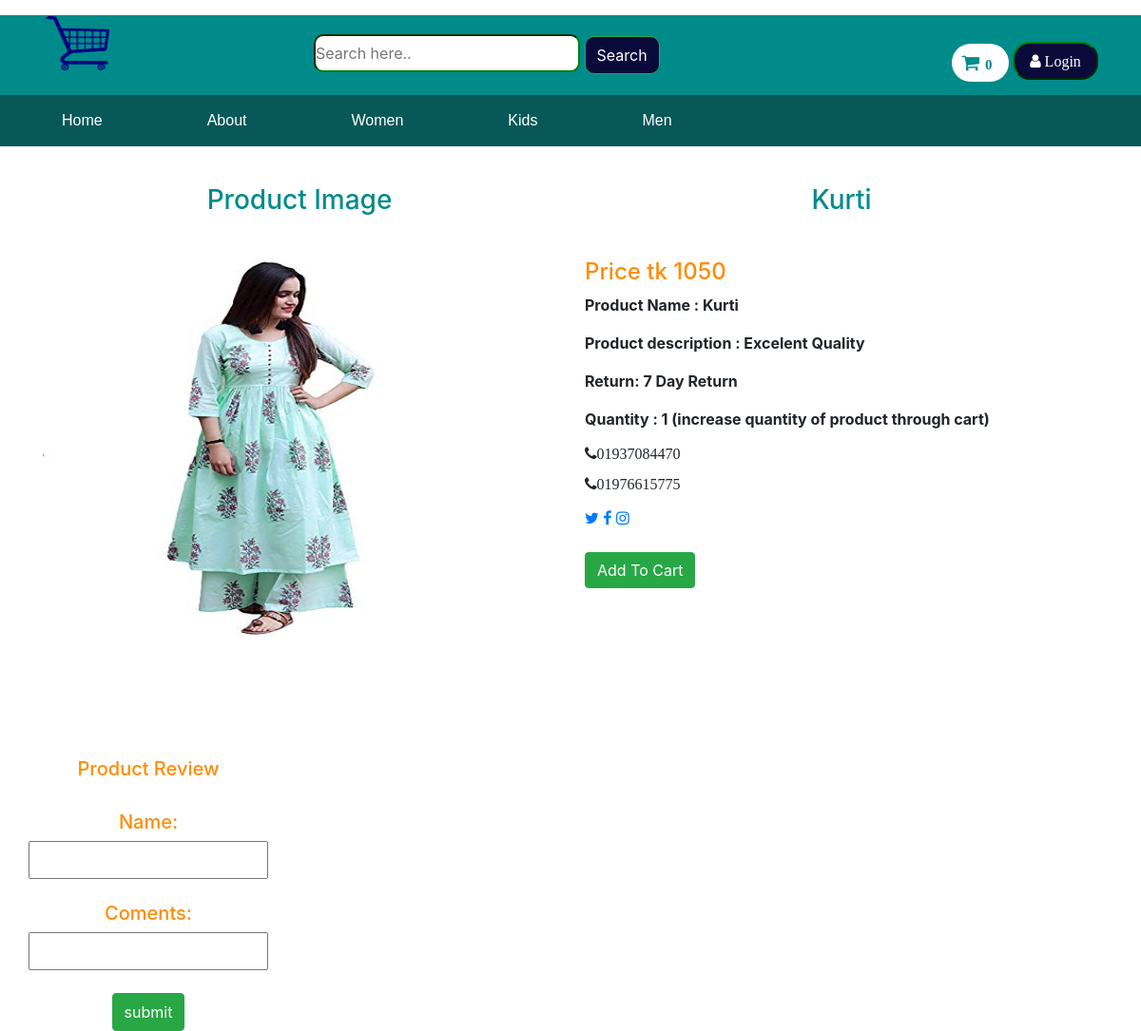
/productdetails.php?id=8, run on the app's committed database.
### tables this page shows
CREATE TABLE `categories` (
  `cat_id` int(100) NOT NULL,
  `cat_title` text NOT NULL,
  `status` int(20) NOT NULL
);

CREATE TABLE `products` (
  `product_id` int(100) NOT NULL,
  `product_cat` int(100) NOT NULL,
  `product_title` varchar(255) NOT NULL,
  `product_price` int(100) NOT NULL,
  `NewPrice` int(11) NOT NULL,
  `product_cost` int(30) NOT NULL,
  `quantity` int(30) NOT NULL,
  `status` int(30) NOT NULL,
  `product_desc` text NOT NULL,
  `product_image` text NOT NULL,
  `product_keywords` text NOT NULL,
  `sub_cateid` int(11) NOT NULL
);

### productdetails.php (the view, shortened to what this page needs)
<?php include"header.php";?>
	<?php
		include "db.php";
						$proid = $_GET['id'];
								$product_query = "SELECT * FROM products where product_id = $proid  ";
	$run_query = mysqli_query($con,$product_query);
	if(mysqli_num_rows($run_query) > 0){
		while($row = mysqli_fetch_array($run_query)){
			$pro_id    = $row['product_id'];
			$pro_title = $row['product_title'];
			$pro_price = $row['product_price'];
			$pro_image = $row['product_image'];
			$description = $row['product_desc'];
			$qty = $row['quantity'];
			?>
<div class="container">
	<div class="row">
		<div class="col-md-6">
			<h3 class="hl1">Product Image</h3>
			<div class="productimage">
				<img src="images/<?php echo $pro_image;?>">
			</div>
		</div>
		<div class="col-md-6">
			<h3 class="hl1"><?php echo $pro_title;?></h3>
			<h4 style="color:#FF8C00;"> Price tk <?php echo $pro_price;?></h4>
		<b>	<p>Product Name : <?php echo $pro_title;?></p>
			<p>Product description : <?php echo $description;?> </p>
		 <p> Return: 7 Day Return </p>
                         <p> Quantity : 1 (increase quantity of product through cart) </p>
			<p class="fa fa-phone">01937084470</p><br>
			<p class="fa fa-phone">01976615775</p><br></b>
		    <div class="social-icons">
                    <a href="#" class="twitter"><i class="fa fa-twitter"></i></a>
                    <a href="#" class="facebook"><i class="fa fa-facebook"></i></a>
					<a href="#" class="instagram"><i class="fa fa-instagram"></i></a>
                </div><br>
			<?php
                       if($qty >0)
					   { ?>
			<a class="btn btn-success"href="#" pid="<?php echo $pro_id ; ?>" id="product" >Add To Cart</a>
				<?php	 }
					?>
		</div>
	</div>
	<div class="row">
					<div class="col-md-12 col-xs-12" id="product_msg">
					</div>
				</div>
				<div class="row" style="margin-top:100px;">
					<center>
					<br><h5 style="color:#FF8C00;">Product Review  </h5></br>
					<form action="" method="post">
					<h5 style="color:#FF8C00;">Name:</h5>
					<input type="text" name="name" value=""><br><br>
					<h5 style="color:#FF8C00;">Coments:</h5>
					<input type="text" name="msg" value=""><br><br>
					<input type="submit" class="btn btn-success"name="cmnd" value="submit">
					</form>
					<?php
					if(isset($_POST["cmnd"]))
						{
							$c_name= $_POST["name"];
							$c_cmd= $_POST["msg"];
					$sql = "INSERT INTO comments
			(name, comments, prod_id)
			VALUES ('$c_name','$c_cmd','$pro_id')";
			if (mysqli_query($con,$sql)) {
				echo "
					<div class='alert alert-success'>
						<a href='#' class='close' data-dismiss='alert' aria-label='close'>&times;</a>
						<b>Your comments is Added Successfully..!</b>
					</div>
				";
				exit();
			}
					?>
					</center>
				</div>
								</div>
</div>
	<?php }}}
?>

### header.php (shortened to what this page needs)
<html>
   <head>
		<link rel="stylesheet" type="text/css" href="css/style.css">
        <link rel="stylesheet" type="text/css" href="css/bootstrap.min.css">
        <link rel="stylesheet" type="text/css" href="font-awesome/css/font-awesome.min.css">
	<body>
	<div class="conteiner-fluid">
		<div class="row">
			<div class="col-md-3 col-sm-6 col-xs-12">
			</div>
		</div>
	</div>
        <div class="header">
            <div class="container">
                <div class="row">
                    <div class="col-md-3 col-sm-6 col-xs-12">
                            <a href="" class="logoimage">
                                <img src="images/logo14.png"><b style="color:blue"></b></img>
                            </a>
                    </div>
						<div class="col-md-5 col-sm-5 col-xs-12" style="margin-top:20px;">
								<form action="search.php" method="post">
								 <input type="text" name="name" placeholder="Search here.."style="border-color:green;border-radius:10px;width:280px;">
								 <input type="submit" class="btn btn-success"name="search" value="Search" style="background-color:#0B0B3B;border-radius:10px">
								</form>
						</div>
							<div class="col-md-4" style="float:right">
								<ul class="soc-link">
									<li><a href="cart.php"><i class="fa fa-shopping-cart" arial-hidden="true"><span class="cart-qty"><span class="badge">0</span></span></i></a></li>
									<?php
								if (!isset($_SESSION["uid"])) {
									?>
									<button type="submit" class="fa fa-user">  <a href="login_form.php">Login</a></button>
									<?php
								}
								?>
								</ul>
							</div>
						</div>
                    </div>
                </div>
   <div class="menu">
        <div class="container">
            <div class="row">
                <div class="col-md-12 col-sm-12 col-xs-12">
                    <div class="dropdown">
                       <ul>
                             <li><a href="index.php" title="Home">Home</a></li>
						    <li><a href="about.php" title="About">About</a></li>
                             <?php
        include "db.php";
        $CatGory = "SELECT * FROM `categories`";
        $CatGoryRun = mysqli_query($con,$CatGory);
        while($row = mysqli_fetch_array($CatGoryRun))
        {
	?>
       <li>
            <a href="CatProducts.php?catid=<?php echo $row['cat_id'];?>&CatName=<?php echo $row['cat_title'];?>"><?php echo $row['cat_title'];?></a>
		</li>
        <?php } ?>
					</ul>
                    </div>
                </div>
            </div>
        </div>
    </div>

### css/style.css (style rules this page uses)
.logoimage { padding:10px 0; }
.logoimage img { width:70px; border-radius:10px; }
.soc-link { float:right; }
.soc-link li { list-style-type:circle; display:inline-block; height:25px; margin-top: 30px; }
.soc-link li a i { background-color:white; color:#008B8B; font-size:20px; height:40px; width:60px; line-height:40px; vertical-align:middle; text-align:center; border-radius:25px; }
.soc-link button { color:white; background-color:#0B0B3B; height:40px; width:90px; border-radius:18px; border-color:green; }
.soc-link button a { color:white; }
.header { background-color:#008B8B; }
.menu { background-color:#085858; margin-bottom:20px; padding:15px; display: inline-block; width:100%; z-index:101; }
.menu ul { padding:10px 0; margin:0px; list-style: none; padding: 0px; margin: 0px; }
.menu ul li { display: block; position: relative; float: left; font-family: arial; font-style: bold; margin-right:60px; }
.dropdown, .dropup { position: relative; z-index: 999; }
.menu li a { padding: 10px 20px; text-decoration: none; white-space: nowrap; color: white; margin-right: 10px; z-index:101; }
.hl1 { color:#008B8B; text-align:center; margin-top:20px; height:70px; }
input { height: 40px; }
.productimage img { width:450px; height:400px; }
html { height: 100%; }
body { display: flex; display: -webkit-flex; flex-direction: column; -webkit-flex-direction: column; height: 100%; }
* { margin: 0; margin-left: 0px; padding: 0; }
*, li, ol, ul { box-sizing: border-box; }

### data on the page
categories: cat_title "Women"
categories: cat_title "Kids"
categories: cat_title "Men"
products: product_image (picture), product_title "Kurti", product_price "1050", product_desc "Excelent Quality"
